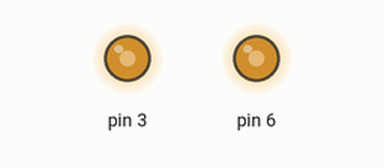
This sketch was run on a simulated Arduino Uno, built with avr-gcc and run on an emulated ATmega328P. Shown: output pins drawn as LEDs (lit = HIGH).

Above: at 0.1 s.
Timing chart, 0 to 1.6 s (numbered marks = the images above):
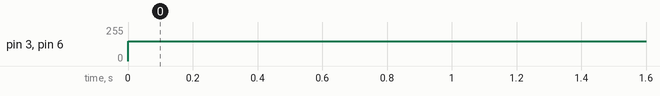

The sketch:

sketch_may21a.ino
```cpp
#include "MPU6050.h"
#include "motor_control.h"

void setup() {


}

void loop() {
  // put your main code here, to run repeatedly:
  forward(150);
}
```

Measured:
- by itself, pin 3, pin 6: 0/255 → 150/255 at 0.00 s
